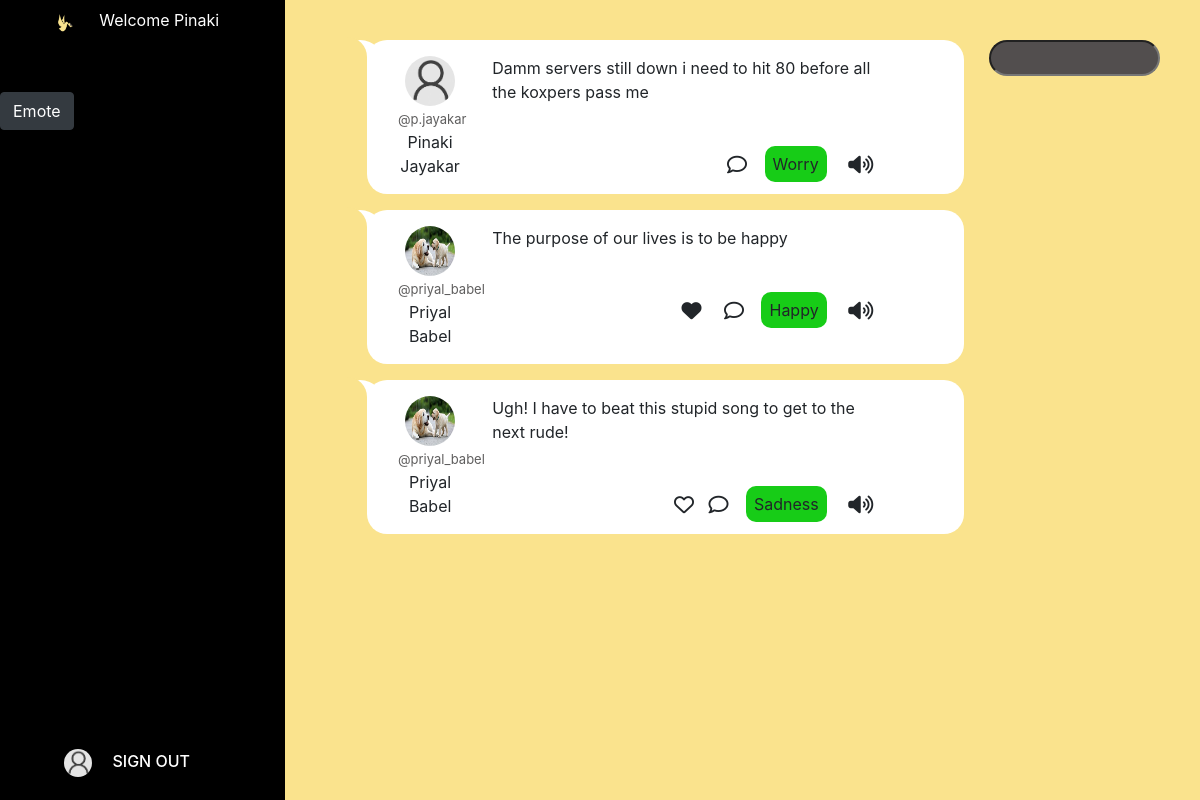
The page /home/ (signed in) on the database its author committed.
### website/models.py (models this page shows, shortened)
class Profile(models.Model):
    user = models.OneToOneField(User,on_delete=models.CASCADE)
    profile_picture = models.ImageField(default='default.png',upload_to='profile_pics')
    gender = models.CharField(max_length=1, choices=GENDER_CHOICES)
    bio = models.CharField(max_length=1000)
    birth_date = models.DateField(null=True)
    REQUIRED_FIELDS = ['gender','birth_date']

class Post(models.Model):
    user = models.ForeignKey(User,on_delete=models.CASCADE)
    content = models.TextField()
    time_posted = models.DateTimeField(default=timezone.now)
    emotion = models.TextField()

class Like(models.Model):
    user = models.ForeignKey(User,on_delete=models.CASCADE)
    post = models.ForeignKey(Post,on_delete=models.CASCADE)
    time_liked = models.DateTimeField(default=timezone.now)

### website/views.py (the view)
# urls.py: 2. Add a URL to urlpatterns:  path('', views.home, name='home')
@login_required
def home(request):
    if request.method == 'POST':
        post_form = PostContent(request.POST)
        post = post_form.save(commit=False)
        post.emotion = "Happy"
        post.user = request.user
        post.save()
        return render(request,'website/home.html', {'post_form': post_form,'emotions':emotions})
    else:
        posts_list = Post.objects.all().order_by('-time_posted')
        post_form = PostContent()
        for post in posts_list:
            for liked in post.like_set.all():
                if request.user.id == liked.user.id:
                    print(True)
                else:
                    print(False)
        return render(request,'website/home.html', {'post_form': post_form, 'posts_list':posts_list,'emotions':emotions})

### website/forms.py
class PostContent(forms.ModelForm):
    content = forms.CharField()
    class Meta:
        model = Post
        fields = ["content"]

### website/templates/website/home.html (shortened to what this page needs)
{% extends "website/base.html" %}
{% load static %}
{% block style %}
<link rel="stylesheet" type="text/css" href="{% static 'website/home.css'%}" />
<link rel="stylesheet" type="text/css" href="{% static 'website/post.css'%}" />
{% endblock style %}
{% block body %}
<div class="row">
    <div class="left col-3">
    <div class="text-center welcome p-2">
    <img src="/media/logo.png"></img>
        <span class="ml-3">Welcome {{ user.first_name |title}} </span>
    </div>
    <a type="button" class="btn btn-dark btn-primary-outline mt-5" data-toggle="modal" data-target="#postContent">Emote</a>
    <div class="row p-3 signOut d-flex justify-content-center">
        <a class="btn bg-transparent signoutButton" href="{% url 'logout'  %}">
            <img src="{{user.profile.profile_picture.url}}" alt="Profile picture">
            <span class="pt-3 signOutText">SIGN OUT</span>
        </a>
    </div>
    </div>
    <div class="right col-md-9 col-12 mx-auto mt-4">
    <div class="row">
      <div class="col-9">
        {% for post in posts_list %}
          <div class="postContainer row my-2 mt-3">
          <div class="col-2 text-center">
          <div>
          <img src="/media/{{post.user.profile.profile_picture}}" class="profile_image"></img>
          </div>
          <div>
              <span class="username">@{{post.user.username}}</span>
            </div>
            <div>
              {{post.user.first_name}} <span> {{post.user.last_name}}</span>
            </div>
          </div>
          <div class="col-9">
            <div>
              {{post.content}}
            </div>
            <div class="text-right align-self-end mt-5">
            {% for liked in post.like_set.all %}
              {% if user.id == liked.user.id%}
                <span><button class="fas fa-heart fa-lg btn bg-transparent" href="{% url 'post-like' post.id %}"></button></span>
              {% endif %}
            {% empty %}
              <span><button class="far fa-heart fa-lg btn bg-transparent p-1" href="{% url 'post-like' post.id %}"></button></span>
            {% endfor %}
              <span><button class="far fa-comment fa-lg btn bg-transparent p-1 mr-2"></button></span>
              <span class="emotion p-2 mr-1">{{post.emotion}}</span>
            <span><button class="fas fa-volume-up fa-lg btn bg-transparent" id="{{post.content}}"></button></span>
            </div>
          </div>
          </div>
        {% endfor %}
      </div>
      <div class="col-3 d-flex flex-column align-items-center">
        <input type="text" class="search mt-3 py-1 px-3" id="search">
      </div>
    </div>
    </div>
</div>
{% endblock body %}

### website/static/website/base.css (style rules this page uses)
:root { --base: #FAE38D; --danger: #9c2b2e; --hover: #252525; --gray: #524E4E; }

### website/static/website/home.css (style rules this page uses)
body { background-color: var(--base); }
.row { max-width: 100vw; }
.left { background-color: black; height: 100vh; position: sticky; z-index: 1; top: 0; }
.welcome { color: white; }
.right { padding-left: 2rem; }
.search { background-color: var(--gray); width: 90%; color: white; border-radius: 20px; }
img { border-radius: 50%; height: 1.75rem; width: 1.75rem; }
.signOut { position: absolute; bottom: 0; width: 100%; }
.signOutText { color: white; font-weight: 500; padding: 0rem 1rem; }
.signoutButton { box-shadow:none; outline: none; border-radius: 20px; }

### website/static/website/post.css (style rules this page uses)
.postContainer { position: relative; background-color: white !important; border-color: black; border-width: thick; border-radius: 20px; padding: 1rem; margin-left: 50px !important; }
.postContainer::before { content: ""; position: absolute; z-index:-1; left: -22px; top: 0; width: 40px; border-bottom: 35px solid white; border-top-right-radius: 25px; }
.postContainer::after { content: ""; position: absolute; z-index:-1; left: -28px; top: -3px; height: 38px; width: 28px; background: var(--base); border-top-right-radius: 20px; }
.emotion { background-color: rgb(23, 204, 23); border-radius: 10px; }
.username { color: rgb(95, 94, 94); font-size: small; }
.profile_image { width: 50px; height: 50px; }

### rows shown on the page
Post: user.profile.profile_picture (placeholder picture), user.username "p.jayakar", user.first_name "Pinaki", user.last_name "Jayakar", content "Damm servers still down i need to hit 80 before all the koxpers pass me", emotion "Worry"
Post: user.profile.profile_picture (picture), user.username "priyal_babel", user.first_name "Priyal", user.last_name "Babel", content "The purpose of our lives is to be happy", emotion "Happy"
Post: user.profile.profile_picture (picture), user.username "priyal_babel", user.first_name "Priyal", user.last_name "Babel", content "Ugh! I have to beat this stupid song to get to the next rude!", emotion "Sadness"

### other values the page prints
{{ user.first_name |title }} "Pinaki"
